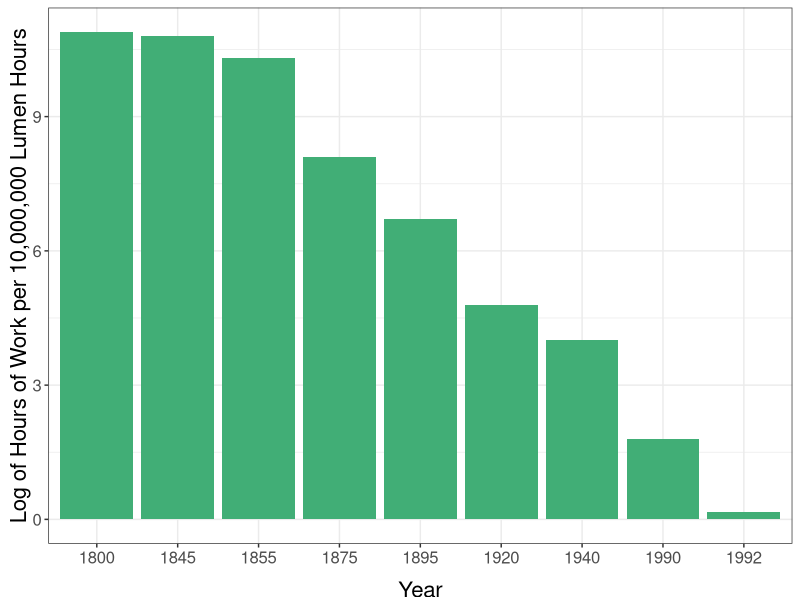

Write the R code that produced this figure.
#Graph Designer: Bridget Diana + Scott Cohn + Simon Halliday
#Authors: Bowles and Halliday
#Title: Coordination, Conflict and Competition: A Text in Microeconomics


require(shape)
library(tidyverse)
library(lubridate)
# ----
#Set parameters for graphics
axislabelsize <- 1.5
labelsize <- 1.2
graphlinewidth <- 2
segmentlinewidth <- 1.5

COL <- c("#7fc97f", "#beaed4", "#fdc086", "#ffff99", "#386cb0", "#f0027f", "#bf5b17", "#666666")
COLA <- c("#e0f3db", "#99d8c9","#66c2a4","#41ae76", "#238b45", "#005824")
COLB <- c("#c6dbef", "#4eb3d3", "#2b8cbe", "#0868ac","#084081")
COLC <- c("#fcfbfd", "#efedf5", "#dadaeb", "#bcbddc", "#9e9ac8", "#807dba", "#6a51a3", "#54278f", "#3f007d")

#----
# pull in data
# ----
library(readr)
lumen_data <- read_csv("specprodexch/lumen_data.csv")

lumen_data$lnLaborHourPer1000LumenHours <-log(lumen_data$LaborHourPer1000LumenHours)
# graph
# ----

pdf(file = "specprodexch/hours_per_lumenhour.pdf", width = 7, height = 7)

#ggplot(data = lumen_data, mapping = aes(x = reorder(YearFactor, -LaborHourPer1000LumenHours), y = LaborHourPer1000LumenHours)) + labs(x = "Year", y = "Hours of Work per 1000 Lumen Hours") + geom_bar(stat = "identity", fill = COLB[4]) + theme_bw()

#ggplot(data = lumen_data, mapping = aes(x = Year, y = LaborHourPer1000LumenHours)) + labs(x = "Year", y = "Hours of Work per 1000 Lumen Hours") + geom_line(stat = "identity", colour=COLB[4]) + scale_x_continuous(breaks=c(-100000, -7500, -50000, -25000, 1), labels= c("100000 BC", "75000 BC", "50000 BC", "25000 BC", "1 AD" )) + geom_point() + theme_bw()

lumen_data <- 
  lumen_data %>% 
  mutate(millionLumen = 10000*LaborHourPer1000LumenHours,
    logLabor = log(millionLumen)) %>%
  filter(!Year %in% c(-100000, -40000, -1750))

ggplot(data = lumen_data, 
       mapping = aes(x = reorder(Year, -LaborHourPer1000LumenHours), 
                     #y = LaborHourPer1000LumenHours)) + 
                      y = logLabor)) + 
  labs(x = "Year", y = "Log of Hours of Work per 10,000,000 Lumen Hours")  + 
  #geom_line(group="identity", colour=COLB[4])  + 
  geom_bar(stat = "identity", fill = COLA[4]) +
  theme_bw() + 
  theme(legend.position = "none", 
       legend.title = element_blank(), 
       axis.title.y = element_text(size = 16, vjust = 0.5),
       axis.title.x = element_text(size = 16, vjust = -1),
       legend.text = element_blank(),
       axis.text.x = element_text(size = 12),
       axis.text.y = element_text(size = 12)
  ) 


dev.off()
